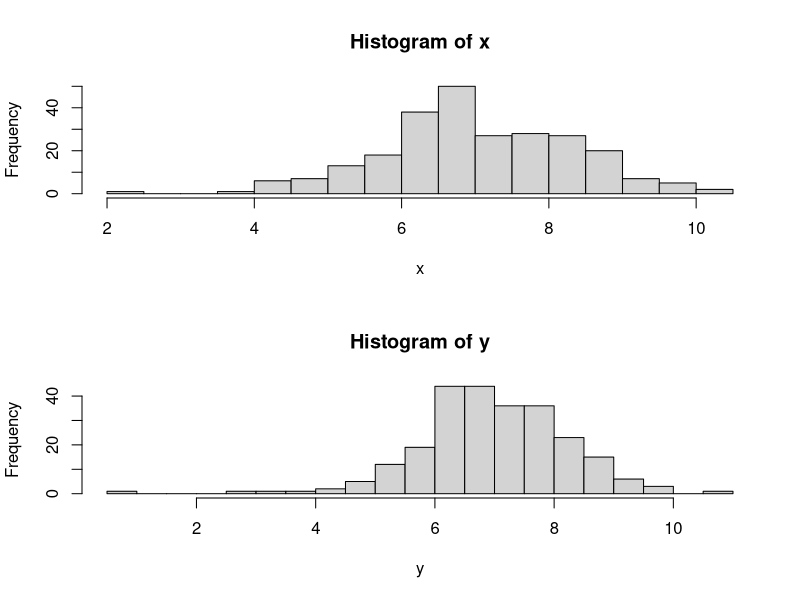
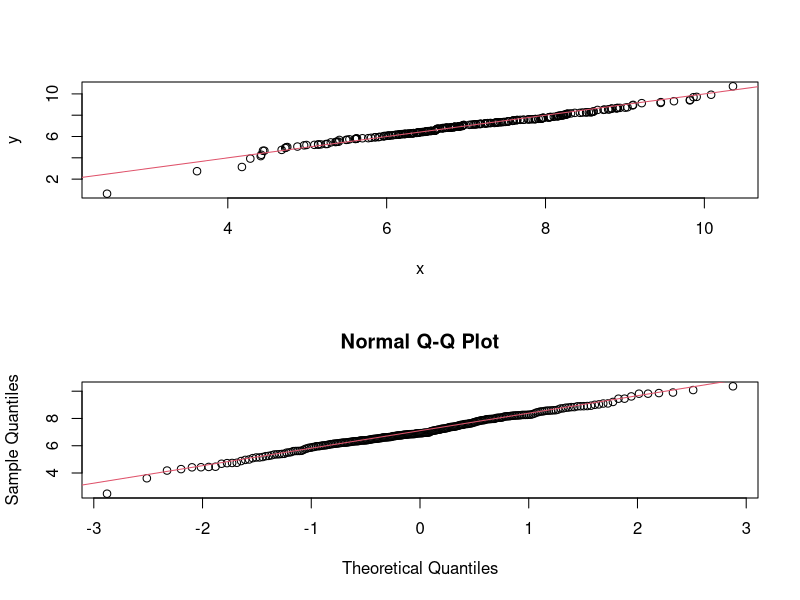
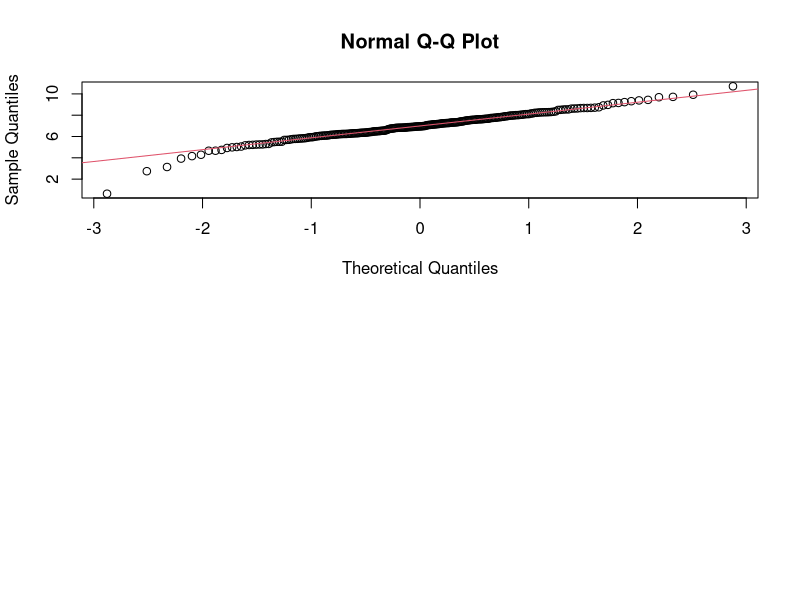

These figures' R source, in order:
## =============================================================================
## Corso:          Statistica computazionale 
## Cdl/Percorso:   Management e Informatica
## Docente:        Pietro Coretto (pcoretto@unisa.it)
##
## Argomenti:
##  + richiami su intervalli di confidenza e test delle ipotesi
##  + stime per intervallo su parametri di uso comune
##  + tests delle ipotesi di uso comune
## =============================================================================



## Generiamo dati iid
set.seed(1)
n <- 100
x <- rnorm(n , mean = 10 , sd = 3)


## Intervallo per la media di popolazioni normle (t-test)
t.test(x, conf.level = 0.95)


## la funzione restituisce molti valori...
tt <- t.test(x, conf.level = 0.95)
names(tt)


## t-test: H0: mu = m0  H1: mu < mu0
## Nota: Rifiuto H0 se p-value < livello di significatività (5%)
mu0 <- 10
t.test(x, mu = mu0, alternative = "less")


## t-test: H0: mu = m0  H1: mu > mu0
t.test(x, mu = mu0, alternative = "greater")


## t-test: H0: mu = m0  H1: mu diverso da  mu0
t.test(x, mu = mu0, alternative = "two.sided")




## Confronti tra medie per popolazioni normali
## *******************************************


## Consideriamo due campioni normali
set.seed(2)
A <- rnorm(100 , mean = 1 , sd = 3)
B <- rnorm(350 , mean = 2 , sd = 4)



## Confronto tra medie dati per campioni indipendenti
##
## H0: media_x - media_y = delta
## H1: media_x - media_y diverso da delta (alternative = "two.sided")
##     media_x - media_y < delta          (alternative = "less")
##     media_x - media_y > delta          (alternative = "greater")




## Testiamo la nulla con delta = 1/2
## H0 : mu_A - mu_B = 1/2           
## H1 : mu_A - mu_B diverso da 1/2
delta <- 0.5
t.test(x = A, y = B , mu = delta , alternative = "two.sided" ,
       paired = FALSE , var.equal = FALSE)




## Confronto tra medie dati per campioni dipendenti
set.seed(3)
A <- rnorm(100)
B <- A + runif(100)
       
## H0: media_x - media_y = delta
## H1: media_x - media_y diverso da delta (alternative = "two.sided")
##     media_x - media_y < delta          (alternative = "less")
##     media_x - media_y > delta          (alternative = "greater")

delta <- 0
t.test(x = A, y = B, mu = delta , alternative = "less" , paired = TRUE)





## Proporzioni
## ***********

## H0: p = p0
## H1: p diverso da p0  (alternative = "two.sided")
##     p  < p0          (alternative = "less")
##     p  > p0          (alternative = "greater")



## Supponiamo  in campione casuale di n=37 persone 10 abbiano dichiarato di
## votare per il candidato X. Sia p = proporzione dei votanti per il candidato
## X
##
## Vogliamo testare l'ipotesi
##   Ho: p  = 1/3
##   H1: p  < 1/3
prop.test(x = 10, n = 37, p = 1/3,  alternative = "less")





## Confronto tra proporzioni
##
## H0: p_x - p_y = 0
## H1: p_x - p_y diverso da 0 (alternative = "two.sided")
##     p_x - p_y < 0          (alternative = "less")
##     p_x - p_y > 0          (alternative = "greater")

## Supponiamo che nel campione A 400 persone su 500 dichiarano che voterebbero
## il patito X, mentre nel campione B voterebbero il partito X 200 persone su 350
## intervistati.
##
## Vogliamo testare l'ipotesi 
##   H0: p_A - p_B = 0
##   H1: p_a - p_B > 0
prop.test(x = c(400, 200), n = c(500, 350), alternative = "greater")





## Test di indipendenza  (test chi-quadro)
##
## H0: X e Y sono indipendenti
## H1: X e Y sono dipendenti


## Simuliamo due campioni di variabili nominali A e B in modo indipendente
set.seed(4)
n <- 100
A <- sample(c("L", "M", "H"), size = n, replace = TRUE , prob = c(0.4,0.2 ,0.2 ))
B <- sample(c("P", "Q"), size = n, replace = TRUE , prob = c(0.75,0.25))
chisq.test(table(A,B))


## Creiamo una  dipendenza tra totale tra A ed un nuova variabile B1
B1 <- rep("Q", times = n)
B1 <- ifelse( A == "M" , "P", "Q")
table(A, B1)
chisq.test(table(A,B1))





## Confronti tra distribuzioni: strumenti grafici

## Due variabili che hanno una distribuzione simile, produrrano campioni con ECDF
## simili, e quindi anche i quantili empirici saranno simili per un fissato livello
## alpha. Il QQ-plot si basa su questa osservazione elementare.


## Simuliamo dati che a prima vista potrebbero produrre istogrammi di forma simile
set.seed(5)
n <- 250
x <- rnorm(n, mean = 7 ,  sd = sqrt(1.67))
y <- 7 + rt(n , df = 5)



## Visualizziamo i due istogrammi
par(mfrow = c(2,1))
hist(x, breaks = "FD")
hist(y, breaks = "FD")


## Il QQ-plot permette di verificare graficamente quanto sono simili le distribuzioni
## le distribuzioni campionarie di X e Y
qqplot(x, y)
## aggiungiamo la bisettrice y = x
abline(coef = c(0,1), col = 2)


## Il QQ-plot può essere anche utilizzato per verificare l'aderenza della ECDF ad
## modello di probabilità specifico. Ad esempio verifichiamo se la distribuzione
## campionaria di x è simile a quella del modello Normale
qqnorm(x)
qqline(x , col = 2)


## controlliamo la normalità di y
qqnorm(y)
qqline(y , col = 2)




## Test di adattamento di Kolmogorov-Smirnov (un campione)
##
## H0: F = F0
## H1: F diverso da F0
##
## Ad esempio testiamo la normalità, ovvero F0 = Normale(0,1)
ks.test(x , "pnorm", mean = 0, sd = 1)


## Testiamo F0 = Normale(7 , 1.67)
ks.test(x , "pnorm", mean = 7, sd = sqrt(1.67))


## Vogliamo usare il test di Kolmogorov-Smirnov per testare l'adattamento ad
## un modello anche quando non abbiamo nessuna idea di quali possano essere i
## valori dei parametri da sottoporre a test. In pratica li stimiamo dai dati.
##
## ! Attenzione !: adesso sotto la nulla abbiamo
##                 F0 = Normale(media = mean(x), sd = sd(x))
##                 la nulla è sample dependent! Quindi il pvalue del test è
##                 affetto  da una sorgente di casualità aggiuntiva 
ks.test(x , "pnorm")




## Test di adattamento di Kolmogorov-Smirnov a due campioni
##
## Osserviamo due campioni indipendenti X e Y, testiamo 
## H0: F_X = F_Y
## H1: F_X diverso da F_Y
##
## Ad esempio testiamo la normalità, ovvero F0 = Normale(0,1)
ks.test(x , y)
